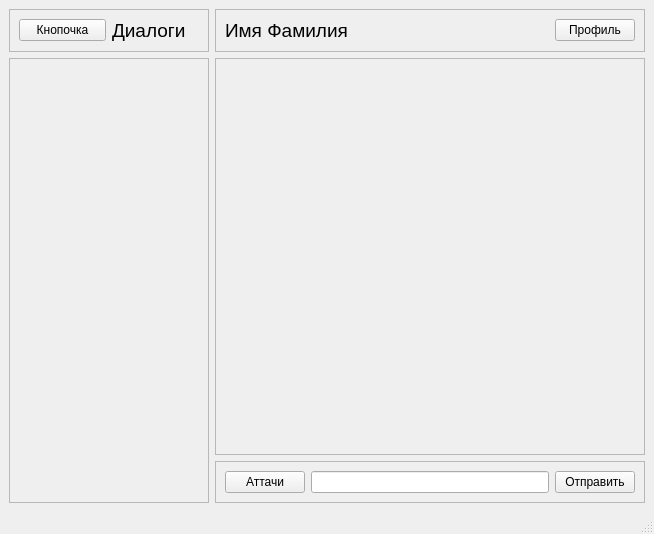
<?xml version="1.0" encoding="UTF-8"?>
<ui version="4.0">
 <class>MainWindow</class>
 <widget class="QMainWindow" name="MainWindow">
  <property name="geometry">
   <rect>
    <x>0</x>
    <y>0</y>
    <width>654</width>
    <height>534</height>
   </rect>
  </property>
  <property name="windowTitle">
   <string>MainWindow</string>
  </property>
  <widget class="QWidget" name="centralwidget">
   <layout class="QVBoxLayout" name="verticalLayout">
    <item>
     <layout class="QHBoxLayout" name="horizontalLayout" stretch="0,1">
      <property name="sizeConstraint">
       <enum>QLayout::SetDefaultConstraint</enum>
      </property>
      <item>
       <layout class="QVBoxLayout" name="verticalLayout_2">
        <item>
         <widget class="QFrame" name="frame_2">
          <property name="frameShape">
           <enum>QFrame::StyledPanel</enum>
          </property>
          <property name="frameShadow">
           <enum>QFrame::Raised</enum>
          </property>
          <layout class="QHBoxLayout" name="horizontalLayout_2">
           <item>
            <widget class="QPushButton" name="pushButton">
             <property name="text">
              <string>Кнопочка</string>
             </property>
            </widget>
           </item>
           <item>
            <widget class="QLabel" name="label_2">
             <property name="font">
              <font>
               <pointsize>14</pointsize>
              </font>
             </property>
             <property name="text">
              <string>Диалоги</string>
             </property>
            </widget>
           </item>
          </layout>
         </widget>
        </item>
        <item>
         <widget class="QScrollArea" name="chatListScroll">
          <property name="minimumSize">
           <size>
            <width>200</width>
            <height>0</height>
           </size>
          </property>
          <property name="widgetResizable">
           <bool>true</bool>
          </property>
          <widget class="QWidget" name="chatListService">
           <property name="geometry">
            <rect>
             <x>0</x>
             <y>0</y>
             <width>196</width>
             <height>405</height>
            </rect>
           </property>
           <layout class="QVBoxLayout" name="verticalLayout_5">
            <item>
             <layout class="QVBoxLayout" name="chatList"/>
            </item>
           </layout>
          </widget>
         </widget>
        </item>
       </layout>
      </item>
      <item>
       <layout class="QVBoxLayout" name="verticalLayout_3">
        <item>
         <widget class="QFrame" name="frame">
          <property name="frameShape">
           <enum>QFrame::StyledPanel</enum>
          </property>
          <property name="frameShadow">
           <enum>QFrame::Raised</enum>
          </property>
          <layout class="QHBoxLayout" name="horizontalLayout_4">
           <item>
            <widget class="QLabel" name="label">
             <property name="font">
              <font>
               <pointsize>14</pointsize>
              </font>
             </property>
             <property name="text">
              <string>Имя Фамилия</string>
             </property>
            </widget>
           </item>
           <item>
            <spacer name="horizontalSpacer">
             <property name="orientation">
              <enum>Qt::Horizontal</enum>
             </property>
             <property name="sizeHint" stdset="0">
              <size>
               <width>40</width>
               <height>20</height>
              </size>
             </property>
            </spacer>
           </item>
           <item>
            <widget class="QPushButton" name="profileButton">
             <property name="text">
              <string>Профиль</string>
             </property>
            </widget>
           </item>
          </layout>
         </widget>
        </item>
        <item>
         <widget class="QScrollArea" name="scrollArea_2">
          <property name="widgetResizable">
           <bool>true</bool>
          </property>
          <widget class="QWidget" name="scrollAreaWidgetContents_2">
           <property name="geometry">
            <rect>
             <x>0</x>
             <y>0</y>
             <width>426</width>
             <height>349</height>
            </rect>
           </property>
           <layout class="QVBoxLayout" name="verticalLayout_6">
            <item>
             <layout class="QVBoxLayout" name="chatHistory">
              <property name="spacing">
               <number>0</number>
              </property>
             </layout>
            </item>
           </layout>
          </widget>
         </widget>
        </item>
        <item>
         <widget class="QFrame" name="frame_3">
          <property name="frameShape">
           <enum>QFrame::StyledPanel</enum>
          </property>
          <property name="frameShadow">
           <enum>QFrame::Raised</enum>
          </property>
          <layout class="QHBoxLayout" name="horizontalLayout_3">
           <item>
            <widget class="QPushButton" name="attachmentsButton">
             <property name="text">
              <string>Аттачи</string>
             </property>
            </widget>
           </item>
           <item>
            <widget class="QLineEdit" name="textEdit"/>
           </item>
           <item>
            <widget class="QPushButton" name="sendButton">
             <property name="text">
              <string>Отправить</string>
             </property>
            </widget>
           </item>
          </layout>
         </widget>
        </item>
       </layout>
      </item>
     </layout>
    </item>
   </layout>
  </widget>
  <widget class="QMenuBar" name="menubar">
   <property name="geometry">
    <rect>
     <x>0</x>
     <y>0</y>
     <width>654</width>
     <height>30</height>
    </rect>
   </property>
  </widget>
  <widget class="QStatusBar" name="statusbar"/>
 </widget>
 <resources/>
 <connections/>
</ui>
